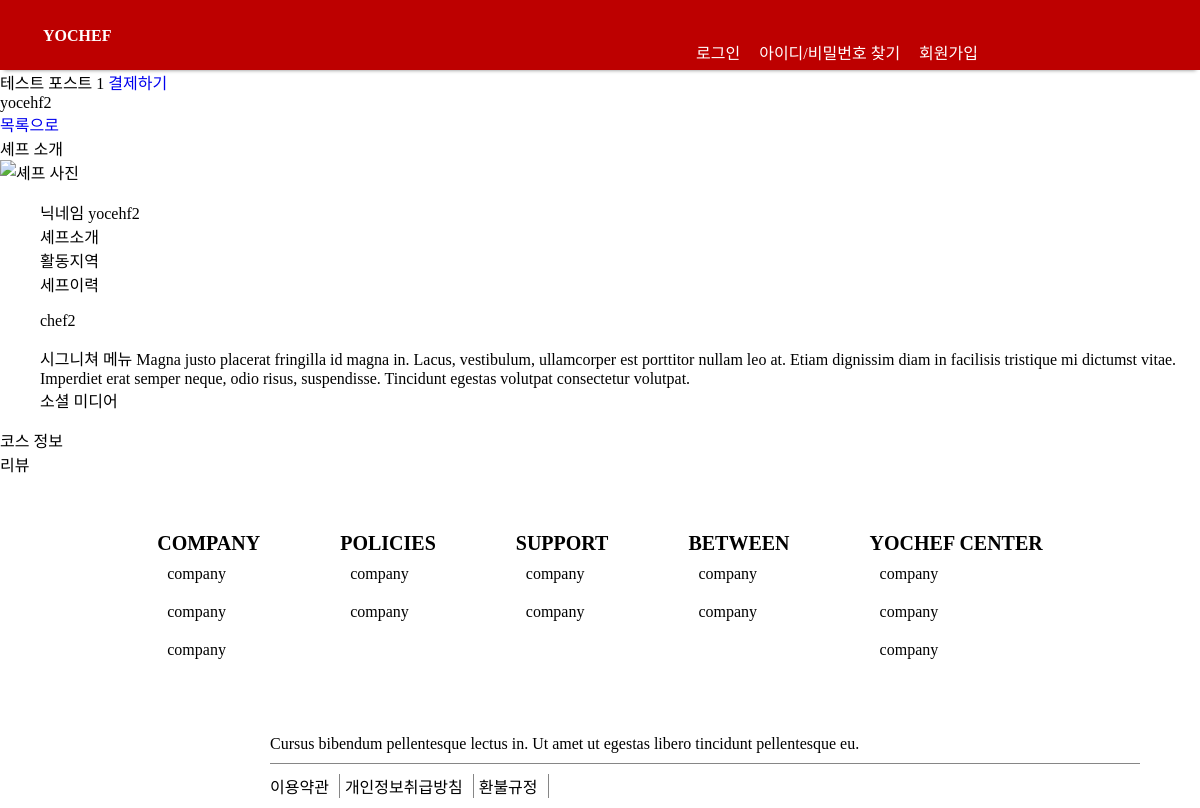
/detail/1, run on the app's committed database.
### chef/models.py (models this page shows, shortened)
class Post(models.Model):
	chef = models.OneToOneField(Chef, on_delete=models.CASCADE)
	region = models.IntegerField()
	regionDetail = models.ForeignKey(RegionDetail, null=True, on_delete=models.SET_NULL)
	title = models.TextField(max_length=255)
	introduce = models.TextField(max_length=5000)
	spec = models.TextField(max_length=5000, null=True)
	category = models.IntegerField()
	notice = models.TextField(max_length=5000)
	movingPrice = models.IntegerField(default=0)
	isOpen = models.BooleanField(default=True)
	registerDate = models.DateTimeField(auto_now=True)

class Chef(models.Model):
	customer = models.OneToOneField('customer.Customer', on_delete=models.CASCADE)
	nickname = models.CharField(max_length=20)
	spec = models.TextField(max_length=5000, null=True)
	snsLink = models.TextField(max_length = 500, null=True)
	blogLink = models.TextField(max_length = 500, null=True)
	youtubeLink = models.TextField(max_length = 500, null=True)
	registerDate = models.DateTimeField(auto_now_add=True)
	region = models.IntegerField(null=True)
	regionDetail = models.ForeignKey(RegionDetail, null=True, on_delete=models.SET_NULL)
	isLicensed = models.BooleanField(default=False)

### public/views.py (the view)
# urls.py: path('detail/<int:post_id>', detail, name="detail"),
def detail(request, post_id):
    post = Post.objects.get(id = post_id)
    return render(request, 'detail.html', {'post': post})

### public/templates/detail.html (shortened to what this page needs)
{% extends 'base.html' %}
{% block content %}
    <main>
        <div class="mainContainer">
            <div class="mainContainer__intro">
                <div class="mainContainer__intro_tilte">
                    <span>{{post.title}}</span>
                    <a href="{% url 'apply' %}">결제하기</a>
                </div>
                <div class="mainContainer__intro_chef">
                    <span>{{post.chef.nickname}}</span>
                </div>
                <a href="{% url 'main' %}"><span>목록으로</span></a>
            </div>
            <div class="mainContainer__chefInfo">
                <div class="mainContainer__chefInfo_title">
                    <span>셰프 소개</span>
                </div>
                <div class="mainContainer__chefInfo_chefImage">
                    <img src="#" alt="셰프 사진">
                </div>
                    <div class="mainContainer__chefInfo_chefDetail">
                    <ul>
                        <li>
                            <span>닉네임</span>
                            <span>{{post.chef.nickname}}</span>
                        </li>
                        <li>
                            <span>셰프소개</span>
                        </li>
                        <li>
                            <span>활동지역</span>
                        </li>
                        <li>
                            <span>세프이력</span>
                            <p>{{post.chef.spec}}</p>
                        </li>
                        <li>
                            <span>시그니쳐 메뉴</span>
                            <span>Magna justo placerat fringilla id magna in. Lacus, vestibulum, ullamcorper est porttitor nullam leo at. Etiam dignissim diam in facilisis tristique mi dictumst vitae. Imperdiet erat semper neque, odio risus, suspendisse.
                                 Tincidunt egestas volutpat consectetur volutpat.</span>
                        </li>
                        <li>
                            <span>소셜 미디어</span>
                        </li>
                    </ul>
                </div>
            </div>
            <div class="mainContainer__courseInfo">
                <div class="mainContainer__courseInfo_title">
                    <span>코스 정보</span>
                </div>
            </div>
            <div class="mainContainer__review">
                <div class="mainContainer__review_title">
                    <span>리뷰</span>
                </div>
            </div>
        </div>
    </main>
{% endblock %}

### yochef/static/css/base.css (style rules this page uses)
html { height: 100%; }
body { margin: 0; padding: 0; height: 100%; display: flex; flex-direction: column; }
ul { list-style: none; }
a { text-decoration-line: none; }

### data on the page
Post: title "테스트 포스트 1", chef.nickname "yocehf2", chef.spec "chef2"
